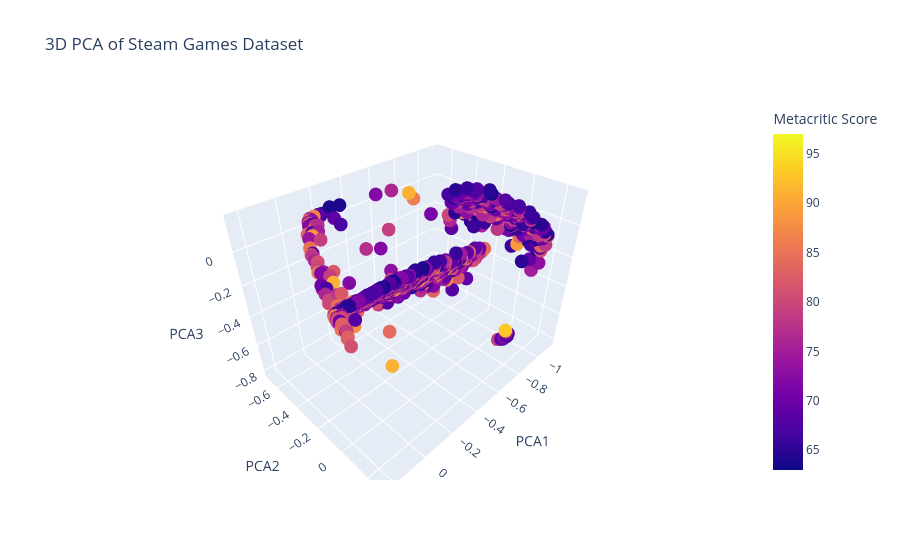

Notebook code cell kept with this figure:
### Code cell
pca = PCA(n_components = 3)
pca.fit(data_normalized)

data_pca = pca.transform(data_normalized)
df_reduced = pd.DataFrame(data_pca, columns = ['PCA1', 'PCA2', 'PCA3'])
df_reduced.insert(0, "name", df['name'])
# Copy only name column to test df
# df_test = df[['name']].copy()
# Check if nan in df_test   
# df_test.isnull().sum()

# ## Visualisation 2D 
# plt.figure(figsize=(10,6))
# # for i, txt in enumerate(df_reduced['name']):
# #     plt.annotate(txt, (df_reduced['PCA1'][i], df_reduced['PCA2'][i]), fontsize=8, alpha=0.6)
# # Coloring by recommendations
# scatter = plt.scatter(df_reduced['PCA1'], df_reduced['PCA2'], c=df['recommendations'], cmap='viridis', alpha=0.7)
# cbar = plt.colorbar(scatter)
# cbar.set_label('Number of Recommendations')
# plt.title("PCA of Steam Games Dataset")
# plt.xlabel("PCA1")
# plt.ylabel("PCA2")
# plt.grid()
# plt.show()

# Visualisation 3D
fig = px.scatter_3d(df_reduced, x='PCA1', y='PCA2', z='PCA3',
                    color=df['metacritic_score'],
                    hover_data=['name'],
                    title='3D PCA of Steam Games Dataset',
                    labels={'color': 'Metacritic Score'})
fig.show()

### Figure 1 — Plotly figure (JSON) as saved in the notebook; plotly's stock layout.template omitted (floating-point values rounded to 4 significant figures; data arrays with more than 128 entries replaced by an {"elided": "..."} marker saying what was removed)
{"data": [{"customdata": {"elided": "3000x1 str values"}, "hovertemplate": "PCA1=%{x}<br>PCA2=%{y}<br>PCA3=%{z}<br>name=%{customdata[0]}<br>Metacritic Score=%{marker.color}<extra></extra>", "legendgroup": "", "marker": {"color": {"elided": "3000 int values"}, "coloraxis": "coloraxis", "symbol": "circle"}, "mode": "markers", "name": "", "scene": "scene", "showlegend": false, "type": "scatter3d", "x": {"elided": "3000 float values"}, "y": {"elided": "3000 float values"}, "z": {"elided": "3000 float values"}}], "layout": {"coloraxis": {"colorbar": {"title": {"text": "Metacritic Score"}}, "colorscale": [[0, "#0d0887"], [0.1111, "#46039f"], [0.2222, "#7201a8"], [0.3333, "#9c179e"], [0.4444, "#bd3786"], [0.5556, "#d8576b"], [0.6667, "#ed7953"], [0.7778, "#fb9f3a"], [0.8889, "#fdca26"], [1, "#f0f921"]]}, "legend": {"tracegroupgap": 0}, "scene": {"domain": {"x": [0, 1], "y": [0, 1]}, "xaxis": {"title": {"text": "PCA1"}}, "yaxis": {"title": {"text": "PCA2"}}, "zaxis": {"title": {"text": "PCA3"}}}, "title": {"text": "3D PCA of Steam Games Dataset"}}}
